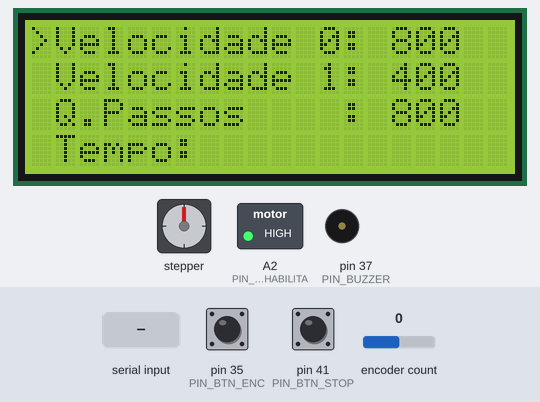
This sketch was run on a simulated Arduino Mega 2560, built with avr-gcc and run on an emulated ATmega2560. On the bench: 20×4 character LCD, stepper motor, switched loads named in the sketch (green lamp = pin HIGH), buzzer (waves = sounding). Inputs (shaded band) come from the test bench; at power-on: pin 35 (PIN_BTN_ENC) HIGH, pin 41 (PIN_BTN_STOP) HIGH, encoder count 0. Stepper angles assume 200 steps per turn; what the sketch prints to the serial monitor is not drawn.

Above: at 3.6 s.
3.7 s: pin 35 (PIN_BTN_ENC) pulled LOW for 0.15 s
5.3 s: pin 41 (PIN_BTN_STOP) pulled LOW for 0.15 s
At 7.7 s:
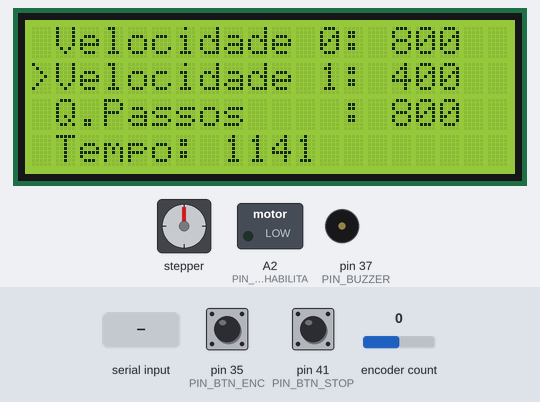
8.4 s: pin 35 (PIN_BTN_ENC) pulled LOW for 1 s
At 11.0 s:
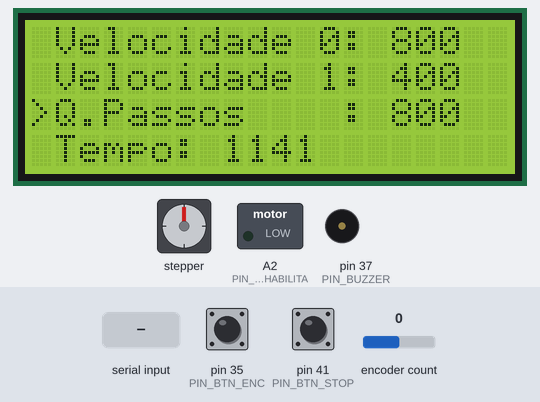
12.4 s: "p90\n" received over Serial
At 15.34 s:
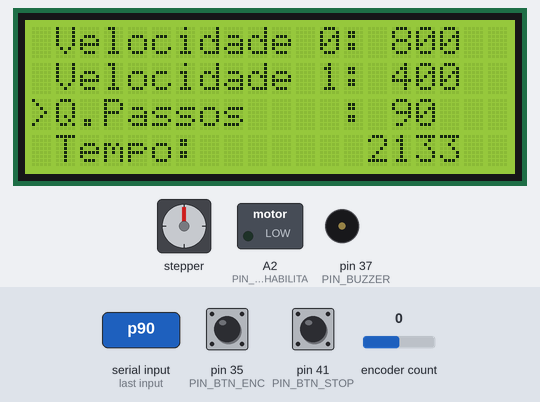
15.4 s: encoder count set to 1
At 17.12 s:
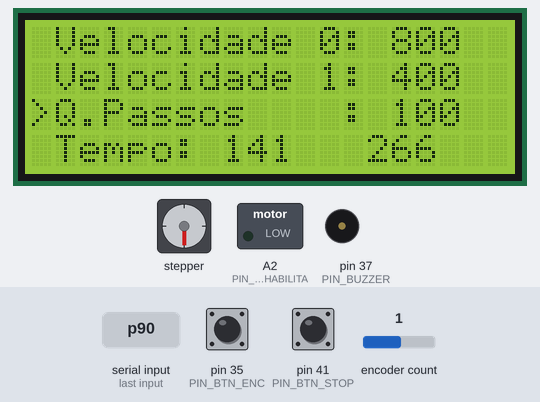
18.4 s: "f90\n" received over Serial
At 19.3 s:
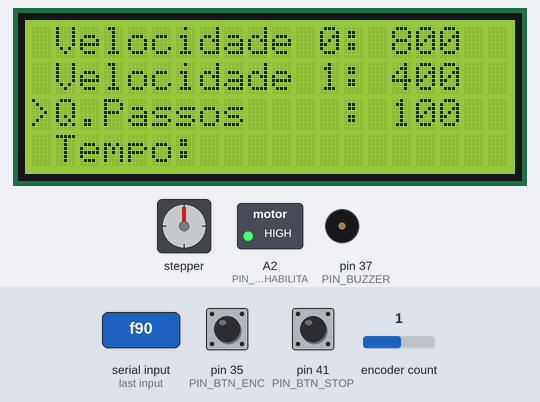
Timing chart, 0 to 20.9 s (numbered marks = the images above; inputs shaded):
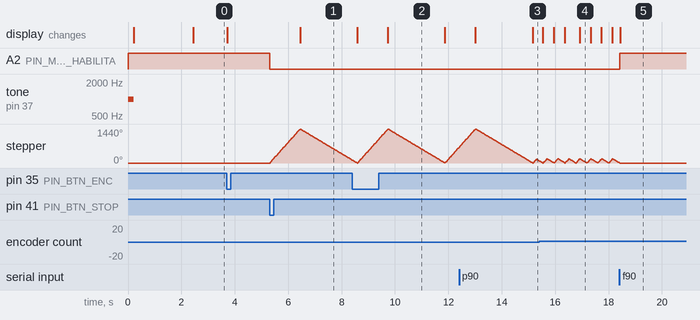

Measured:
- after the input at 5.3 s, A2 (PIN_MOTOR_HABILITA): HIGH → LOW at once; stepper: turns 1438° clockwise in 1.1 s, then 1311° counter-clockwise in 1.9 s; the display: changes after 1.1 s (image 1)
- after the input at 8.4 s, the display: first differs from a run without the input after 1.3 s (image 2)
- after the input at 12.4 s, the display: first differs from a run without the input after 2.8 s (image 3)
- after the input at 18.4 s, A2 (PIN_MOTOR_HABILITA): LOW → HIGH at once

The sketch:

testeMotorPassoAccelStepper.ino
```cpp
#include "config.h"
#include <AccelStepper.h>
#include <Encoder.h>
#include <Button.h>

#ifdef PIN_BTN_ENC
  Button button1(PIN_BTN_ENC);
#endif
#ifdef PIN_BTN_STOP
  Button button2(PIN_BTN_STOP);
#endif

#ifdef IHM_LCD2004
  #include <LiquidCrystal.h>
  LiquidCrystal lcd(PIN_LCD_RS, PIN_LCD_EN, PIN_LCD_D4, PIN_LCD_D5, PIN_LCD_D6, PIN_LCD_D7);
  unsigned char opcaoMenu = 0;
#endif

AccelStepper stepper(AccelStepper::DRIVER, PIN_MOTOR_PASSO, PIN_MOTOR_DIRECAO);
#ifdef BTN_EN1
  Encoder myEnc(BTN_EN2, BTN_EN1);
  long oldPosition  = 0;
  unsigned long proximaAtualiza = 0;
#endif

float velocidade[2] = { 800.0, 400.0 };
long quantPassos = 800;
boolean testeON = false;
unsigned long proxStatus = 0;

void setup() {
  /* Inicia pinos */
  pinMode( PIN_MOTOR_HABILITA, OUTPUT );
  pinMode( PIN_MOTOR_DIRECAO, OUTPUT );
  pinMode( PIN_MOTOR_PASSO, OUTPUT );
  digitalWrite( PIN_MOTOR_HABILITA, HIGH ); //inicia motor desabilitado

#ifdef PIN_BTN_STOP
  button2.begin();
#endif

#ifdef PIN_BTN_ENC
  button1.begin();
#endif

#ifdef PIN_BUZZER
  /* bip inicial */
  bibip();
#endif

#ifdef IHM_LCD2004
  /* Inicia LCD2004 IHM */
  lcd.begin(20, 4);
  lcd.print( ">>>Teste de motor");
  lcd.setCursor(0, 1);
  lcd.print( "Alberio lima" );
#endif

  Serial.begin( 9600 );
  while (!Serial);
  Serial.println( F( "Teste de motor de passo") );
  Serial.print( F( "Compilado em: " ) );
  Serial.print(__DATE__);
  Serial.print( F( " ") );
  Serial.println(__TIME__);
  Serial.println(F("Comandos:"));
  Serial.println(F("i inicia"));
  Serial.println(F("f finaliza"));
  Serial.println(F("p999 quantidade de passos"));
  Serial.println(F("v0999 velocidade 0"));
  Serial.println(F("v1999 velocidade 1"));
  Serial.println(F("ex:"));
  Serial.println(F("v0100 //seta velocidade 0 para 100passos/segundo"));
  Serial.println(F("v1125 //seta velocidade 1 para 125passos/segundo"));
  Serial.println(F("p99   //seta a quantidade de passos para 99"));

  delay(2000);
  telaMenu();
  stepper.setMaxSpeed(1000UL);
  stepper.setCurrentPosition(0);
}


void loop() {
  recebeComandoSerial();
  lerEncode();
  lerBotoes();

  if (testeON) {
    executaTeste();
  }

}

void lerEncode() {
  #ifdef BTN_EN1
  long newPosition = myEnc.read();
  if (newPosition != oldPosition) {
    if ( millis() > proximaAtualiza ) {
      proximaAtualiza = millis() + 100;
      if (opcaoMenu == 0 ) {
        if (newPosition > oldPosition) {
          velocidade[0] += 10;
        } else {
          velocidade[0] -= 10;
        }
      } else if (opcaoMenu == 2) {
        if (newPosition > oldPosition) {
          quantPassos += 10;
        } else {
          quantPassos -= 10;
        }
      } else if (opcaoMenu == 1 ) {
        if (newPosition > oldPosition) {
          velocidade[1] += 10;
        } else {
          velocidade[1] -= 10;
        }
      }
      telaMenu();
    }
    oldPosition = newPosition;
  }
  #endif
}

void recebeComandoSerial() {
  if (Serial.available() > 0) {
    char c = Serial.read();
    if ( c == 'i' ) {
      iniciaTeste();
    } else if (c == 'f') {
      finalizaTeste();
    } else if (c == 'v') {
      delay(2);
      char b = Serial.read();
      if (b == '0') {
        Serial.println("v0");
        velocidade[0] = (float)Serial.parseInt();
      } else if (b == '1') {
        Serial.println("v1");
        velocidade[1] = (float)Serial.parseInt();
      }
    } else if (c == 'p') {
      quantPassos = Serial.parseInt();
    }
    telaMenu();
  }
}

void iniciaTeste() {
  testeON = true;
  /* Habilita motor */
  digitalWrite( PIN_MOTOR_HABILITA, LOW );

  Serial.println( F("Teste iniciado"));
}

void finalizaTeste() {
  testeON = false;
  /* desabilita motor */
  digitalWrite( PIN_MOTOR_HABILITA, HIGH );

  Serial.println( F("Teste finalizado"));
}

void executaTeste() {
  if ( stepper.currentPosition() == 0 ) {
    Serial.print("Direção + ");
    stepper.moveTo(quantPassos);
    stepper.setSpeed(velocidade[0]);
  } else {
    Serial.print("Direção - ");
    stepper.moveTo(0);
    stepper.setSpeed(-velocidade[1]);
  }
  unsigned long tempoInicia = millis();
  while (stepper.distanceToGo() != 0 ) {
    stepper.runSpeed();
  }
  unsigned long tempo = millis() - tempoInicia;
  Serial.println(tempo);
  statusTempo(tempo);
}

void statusTempo(unsigned long t) {
#ifdef IHM_LCD2004
  if ( stepper.currentPosition() == 0 ) {
    lcd.setCursor(14, 3);
  } else {
    lcd.setCursor(8, 3);
  }
  lcd.print(t);
#endif
}

void beep() {
  tone( PIN_BUZZER, 1000, 100);
}

void bibip() {
  beep();
  delay(110);
  beep();
}

void telaMenu() {
#ifdef IHM_LCD2004
  lcd.clear();
  lcd.setCursor(1, 0);
  lcd.print(F("Velocidade 0: "));
  lcd.print((int)velocidade[0]);
  lcd.setCursor(1, 1);
  lcd.print(F("Velocidade 1: "));
  lcd.print((int)velocidade[1]);
  lcd.setCursor(1, 2);
  lcd.print(F("Q.Passos    : "));
  lcd.print(quantPassos);
  lcd.setCursor(1, 3);
  lcd.print(F("Tempo: "));
  lcd.setCursor(0, opcaoMenu);
  lcd.print(F(">"));
#endif
}

void lerBotoes() {
#ifdef PIN_BTN_STOP
  if (button1.pressed()) {
    opcaoMenu++;
    if ( opcaoMenu >= 3 ) {
      opcaoMenu = 0;
    }
    telaMenu();
  }
#endif

#ifdef PIN_BTN_ENC
  if (button2.pressed()) {
    testeON = !testeON;
    if (testeON) {
      iniciaTeste();
    } else {
      finalizaTeste();
      telaMenu();
    }
  }
#endif
}
```

config.h
```cpp
#ifndef _CONFIG_H_
#define _CONFIG_H_
  /* Configurações específicas para arduino MEGA 2560 */
  #ifdef ARDUINO_AVR_MEGA2560
    #define SHIELD_RAMPS //Usar pinout da RAMPS 1.4 para controle de motor e LCD2004
    #define IHM_LCD2004  //Usar IHM LCD2004 usado normalmente na RAMPS em impressora 3D
  #endif

  /* Configurações específicas para arduino UNO */
  #ifdef ARDUINO_AVR_UNO
    #define SHIELD_CNC
    #define PIN_BUZZER 5
  #endif

  /* Portas para driver do motor, usando eixo Y */
  #ifdef SHIELD_RAMPS
    #define PIN_MOTOR_HABILITA A2
    #define PIN_MOTOR_DIRECAO  A7
    #define PIN_MOTOR_PASSO    A6
  #endif
  #ifdef SHIELD_CNC
    #define PIN_MOTOR_HABILITA 8
    #define PIN_MOTOR_DIRECAO  6
    #define PIN_MOTOR_PASSO    3
  #endif


  #ifdef SHIELD_RAMPS

    #define PIN_BTN_STOP 41
    #define BTN_EN1 31
    #define BTN_EN2 33
    #define PIN_BTN_ENC 35

    #define PIN_BUZZER 37 //pino do buzzer, no IHM compativel com RAMPS 1.4

    /* porta do LCD2004, no IHM compativel com RAMPS 1.4 */
    #define PIN_LCD_RS 16
    #define PIN_LCD_EN 17
    #define PIN_LCD_D4 23
    #define PIN_LCD_D5 25
    #define PIN_LCD_D6 27
    #define PIN_LCD_D7 29
  #endif

#endif
```
